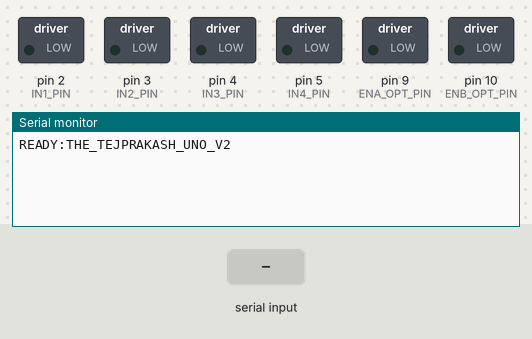
Simulated run of this sketch. Board: Arduino Mega 2560, built with avr-gcc and run on an emulated ATmega2560. On the bench: switched loads named in the sketch (green lamp = pin HIGH), the last lines printed to the serial monitor. The test bench sets the inputs (shaded band).

Above: at 1.2 s.
1.3 s: "STOP\n" received over Serial
At 2.5 s:
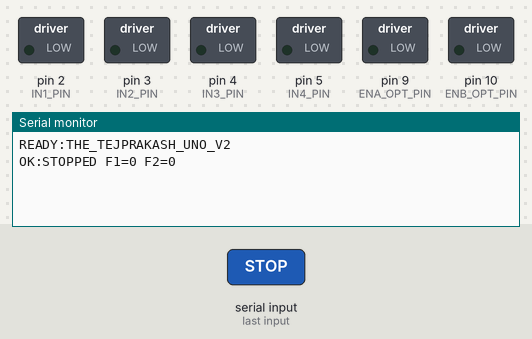
2.8 s: "F1:\n" received over Serial
At 3.9 s:
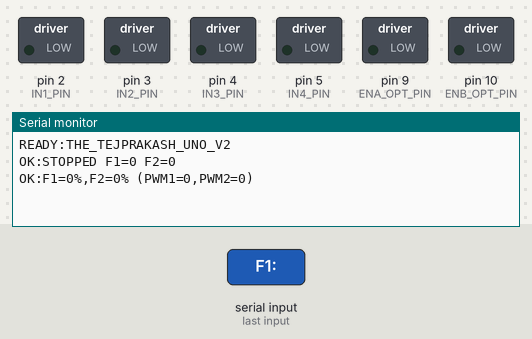

The sketch:

tejprakash_arduino.ino
```cpp
/*
 * ============================================================================
 * THE TEJPRAKASH — Smart Classroom Energy Conservation Firmware
 * Board: Arduino UNO SMD / UNO R3 (ATmega328P)
 * Motor Driver: L298N Dual H-Bridge + Two DC Motors (Fan 1 & Fan 2)
 * Power Supply: 12V 1A Setup-Box Adapter (Common GND with Arduino)
 * ============================================================================
 *
 * EXACT WIRING (NO REWIRING NEEDED):
 *   L298N IN1  ---> Arduino D2        (Fan 1 / Motor 1 Low Reference)
 *   L298N IN2  ---> Arduino D3 (PWM)  (Fan 1 / Motor 1 Speed Pulse)
 *   L298N IN3  ---> Arduino D4        (Fan 2 / Motor 2 Low Reference)
 *   L298N IN4  ---> Arduino D5 (PWM)  (Fan 2 / Motor 2 Speed Pulse)
 *   OUT1, OUT2 ---> Motor 1 (Fan 1)
 *   OUT3, OUT4 ---> Motor 2 (Fan 2)
 *   ENA, ENB   ---> Leave black jumper caps ON (or connect to D9, D10)
 *
 * WHY THIS FIXES THE JERKING & ADAPTER BLINKING BUG:
 * 1. With ENA/ENB jumpers installed on the L298N, digital HIGH on D2/D4 dumps
 *    raw 12V into 3V-6V toy motors (~4A inrush), tripping the 12V 1A setup-box
 *    adapter's over-current protection (blinking green adapter LED & jerking).
 * 2. This firmware uses Hardware PWM directly on D3 (for Fan 1) and D5 (for Fan 2)
 *    while holding D2=LOW and D4=LOW (Coast-PWM mode).
 * 3. It caps peak voltage to ~5.5V effective (MAX_100_PWM = 120) and uses a
 *    staggered soft-start ramp (Motor 1 ramps first, Motor 2 waits 550ms) so
 *    current NEVER exceeds the 12V 1A adapter limit.
 * ============================================================================
 */

#include <Arduino.h>

// --- Exact Pin Definitions matching your D2, D3, D4, D5 wiring ---
const int IN1_PIN = 2; // D2 -> L298N IN1 (Fan 1 Reference)
const int IN2_PIN = 3; // D3 (Hardware PWM) -> L298N IN2 (Fan 1 PWM Drive)
const int IN3_PIN = 4; // D4 -> L298N IN3 (Fan 2 Reference)
const int IN4_PIN = 5; // D5 (Hardware PWM) -> L298N IN4 (Fan 2 PWM Drive)

// Optional ENA/ENB pins (driven HIGH when active in case jumpers are removed)
const int ENA_OPT_PIN = 9;
const int ENB_OPT_PIN = 10;

// --- Safe PWM Calibration for 3V-6V Toy Motors on a 12V 1A Adapter ---
// 50% speed -> PWM 78 (~3.5V effective), 100% speed -> PWM 120 (~5.6V effective)
const int MIN_SPIN_PWM = 52;   // Minimum PWM to keep toy motor spinning smoothly
const int MID_50_PWM   = 78;   // 50% speed mode PWM
const int MAX_100_PWM  = 120;  // 100% speed mode PWM (prevents 12V 1A adapter overload)

// --- Soft-Start Ramp & Stagger State ---
int targetPwm1 = 0;
int targetPwm2 = 0;
int currentPwm1 = 0;
int currentPwm2 = 0;

unsigned long lastRampMs = 0;
unsigned long motor2DelayUntilMs = 0;
const unsigned long RAMP_INTERVAL_MS = 14; // Smooth step every 14ms
const int RAMP_STEP_UP = 2;                // Gentle +2 PWM per tick (zero current spike)
const int RAMP_STEP_DOWN = 6;              // Quick ramp down

String inputBuffer = "";

// Convert 0..100% speed into safe 0..120 PWM for 12V 1A setup-box adapter
int percentToSafePwm(int pct) {
  if (pct <= 0) return 0;
  if (pct >= 100) return MAX_100_PWM;
  if (pct == 50) return MID_50_PWM;
  return MIN_SPIN_PWM + ((long)pct * (MAX_100_PWM - MIN_SPIN_PWM)) / 100;
}

// Apply hardware PWM strictly to Fan 1 (D2/D3) and Fan 2 (D4/D5) independently
void applyMotorHardware() {
  // --- FAN 1 (Motor 1 on OUT1 & OUT2 via D2 & D3) ---
  if (currentPwm1 <= 0) {
    digitalWrite(IN1_PIN, LOW);
    digitalWrite(IN2_PIN, LOW);
    analogWrite(ENA_OPT_PIN, 0);
  } else {
    digitalWrite(IN1_PIN, LOW);         // Hold IN1 at GND
    analogWrite(IN2_PIN, currentPwm1);  // Pulse IN2 on Hardware PWM Pin D3
    analogWrite(ENA_OPT_PIN, 255);
  }

  // --- FAN 2 (Motor 2 on OUT3 & OUT4 via D4 & D5) ---
  if (currentPwm2 <= 0) {
    digitalWrite(IN3_PIN, LOW);
    digitalWrite(IN4_PIN, LOW);
    analogWrite(ENB_OPT_PIN, 0);
  } else {
    digitalWrite(IN3_PIN, LOW);         // Hold IN3 at GND
    analogWrite(IN4_PIN, currentPwm2);  // Pulse IN4 on Hardware PWM Pin D5
    analogWrite(ENB_OPT_PIN, 255);
  }
}

void stopAllMotors() {
  targetPwm1 = 0;
  targetPwm2 = 0;
  currentPwm1 = 0;
  currentPwm2 = 0;
  applyMotorHardware();
}

void setFanTargetsFromPercent(int f1Pct, int f2Pct) {
  f1Pct = constrain(f1Pct, 0, 100);
  f2Pct = constrain(f2Pct, 0, 100);

  int newTarget1 = percentToSafePwm(f1Pct);
  int newTarget2 = percentToSafePwm(f2Pct);

  // If both motors are starting from rest (0) simultaneously, stagger Motor 2
  // by 550ms so the 12V 1A adapter never sees two startup currents at once!
  if (currentPwm1 == 0 && currentPwm2 == 0 && newTarget1 > 0 && newTarget2 > 0) {
    motor2DelayUntilMs = millis() + 550;
  }

  targetPwm1 = newTarget1;
  targetPwm2 = newTarget2;
}

void rampTick() {
  unsigned long now = millis();
  if (now - lastRampMs < RAMP_INTERVAL_MS) return;
  lastRampMs = now;

  bool changed = false;

  // --- Ramp Motor 1 (Fan 1) ---
  if (currentPwm1 < targetPwm1) {
    if (currentPwm1 == 0) {
      currentPwm1 = 22; // Gentle pre-charge start (under 0.3A)
    } else {
      currentPwm1 = min(targetPwm1, currentPwm1 + RAMP_STEP_UP);
    }
    changed = true;
  } else if (currentPwm1 > targetPwm1) {
    currentPwm1 = max(targetPwm1, currentPwm1 - RAMP_STEP_DOWN);
    if (currentPwm1 < 20 && targetPwm1 == 0) currentPwm1 = 0;
    changed = true;
  }

  // --- Ramp Motor 2 (Fan 2) with stagger protection ---
  if (now >= motor2DelayUntilMs) {
    if (currentPwm2 < targetPwm2) {
      if (currentPwm2 == 0) {
        currentPwm2 = 22; // Gentle pre-charge start (under 0.3A)
      } else {
        currentPwm2 = min(targetPwm2, currentPwm2 + RAMP_STEP_UP);
      }
      changed = true;
    } else if (currentPwm2 > targetPwm2) {
      currentPwm2 = max(targetPwm2, currentPwm2 - RAMP_STEP_DOWN);
      if (currentPwm2 < 20 && targetPwm2 == 0) currentPwm2 = 0;
      changed = true;
    }
  }

  if (changed) {
    applyMotorHardware();
  }
}

void parseAndExecute(String cmd) {
  cmd.trim();
  cmd.toUpperCase();
  if (cmd.length() == 0) return;

  if (cmd == "STOP" || cmd == "OFF" || cmd == "S") {
    stopAllMotors();
    Serial.println("OK:STOPPED F1=0 F2=0");
    return;
  }

  // Parse "F1:<0-100>,F2:<0-100>" or "M1:<0-100>,M2:<0-100>"
  int f1Val = -1;
  int f2Val = -1;

  int f1Idx = cmd.indexOf("F1:");
  if (f1Idx < 0) f1Idx = cmd.indexOf("M1:");
  if (f1Idx >= 0) {
    int commaIdx = cmd.indexOf(',', f1Idx);
    String sub = (commaIdx > f1Idx) ? cmd.substring(f1Idx + 3, commaIdx) : cmd.substring(f1Idx + 3);
    f1Val = sub.toInt();
  }

  int f2Idx = cmd.indexOf("F2:");
  if (f2Idx < 0) f2Idx = cmd.indexOf("M2:");
  if (f2Idx >= 0) {
    int commaIdx = cmd.indexOf(',', f2Idx);
    String sub = (commaIdx > f2Idx) ? cmd.substring(f2Idx + 3, commaIdx) : cmd.substring(f2Idx + 3);
    f2Val = sub.toInt();
  }

  if (f1Val >= 0 || f2Val >= 0) {
    int nextPct1 = (f1Val >= 0) ? f1Val : (targetPwm1 > 0 ? 100 : 0);
    int nextPct2 = (f2Val >= 0) ? f2Val : (targetPwm2 > 0 ? 100 : 0);
    setFanTargetsFromPercent(nextPct1, nextPct2);

    Serial.print("OK:F1=");
    Serial.print(nextPct1);
    Serial.print("%,F2=");
    Serial.print(nextPct2);
    Serial.print("% (PWM1=");
    Serial.print(targetPwm1);
    Serial.print(",PWM2=");
    Serial.print(targetPwm2);
    Serial.println(")");
  }
}

void setup() {
  Serial.begin(9600);

  // Increase Timer2 PWM frequency on Pin D3 to ~3.9 kHz for smoother current
  TCCR2B = (TCCR2B & 0b11111000) | 0x02;

  pinMode(IN1_PIN, OUTPUT);
  pinMode(IN2_PIN, OUTPUT);
  pinMode(IN3_PIN, OUTPUT);
  pinMode(IN4_PIN, OUTPUT);
  pinMode(ENA_OPT_PIN, OUTPUT);
  pinMode(ENB_OPT_PIN, OUTPUT);

  stopAllMotors();
  Serial.println("READY:THE_TEJPRAKASH_UNO_V2");
}

void loop() {
  while (Serial.available() > 0) {
    char c = (char)Serial.read();
    if (c == '\n' || c == '\r') {
      if (inputBuffer.length() > 0) {
        parseAndExecute(inputBuffer);
        inputBuffer = "";
      }
    } else if (inputBuffer.length() < 48) {
      inputBuffer += c;
    } else {
      inputBuffer = "";
    }
  }
  rampTick();
}
```

Measured:
- after the input at 1.3 s, the serial monitor: prints a new line at once (image 1)
- after the input at 2.8 s, the serial monitor: prints a new line at once (image 2)
